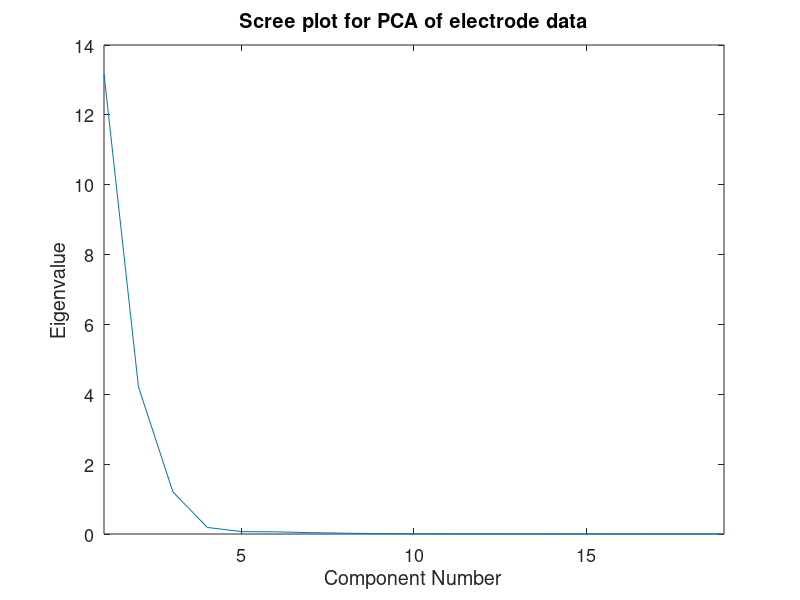
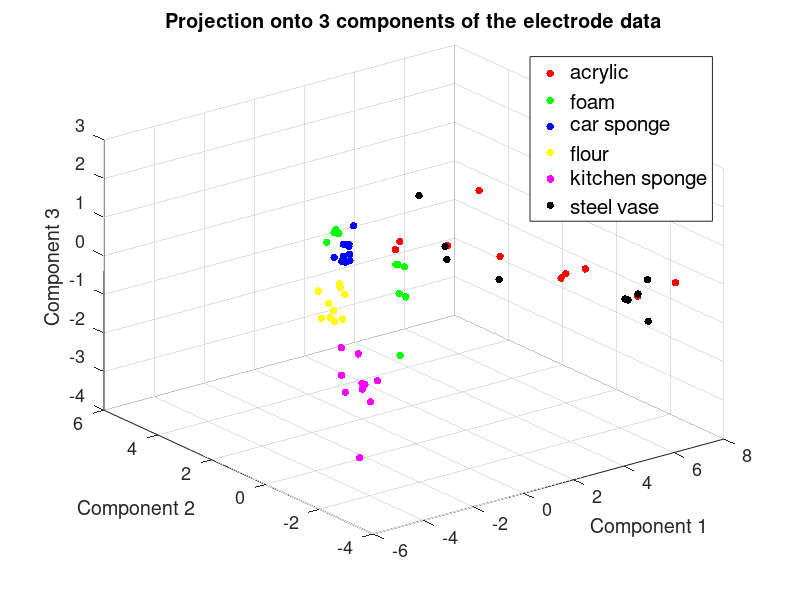

MATLAB code to generate these figures, in order:
load("F1_E.mat");
load("F1_E_labels.mat");

% Normalize
E_norm = (E_outmat-mean(E_outmat))./(std(E_outmat));
[V, D] = eig(cov(E_norm));

% Scatter 3D and show principal components
vbls = {'pressure', 'vibration', 'temperature'};
[coefs, score, latent,tsquared,explained] = pca(E_norm);

eigvs = zeros(size(D, 1), 1);
for i=1:size(D, 1)
    eigvs(i, 1) = D(size(D, 1)-i+1,size(D, 1)-i+1);
end
plot(eigvs);
xlabel('Component Number','Fontsize',18);
ylabel('Eigenvalue','Fontsize',18);
title('Scree plot for PCA of electrode data','Fontsize',22);
xlim([1 19])
set(gca,'FontSize',13)

clr = [1 0 0; 0 1 0; 0 0 1; 1 1 0; 1 0 1; 0 0 0];

figure()

for i=0:10:50
    scatter3(score(i+1:i+10,1),score(i+1:i+10,2),score(i+1:i+10,3),30,clr(i/10+1, :), 'filled')
    hold on;
end


xlabel('Component 1','Fontsize',18);
ylabel('Component 2','Fontsize',18);
zlabel('Component 3','Fontsize',18);
title('Projection onto 3 components of the electrode data','Fontsize',22);
set(gca,'FontSize',13)
legend('acrylic', 'foam', 'car sponge', 'flour', 'kitchen sponge', 'steel vase','Fontsize',15);



PCA_out = [score E_labels];

save('E_PCA.mat','PCA_out');
